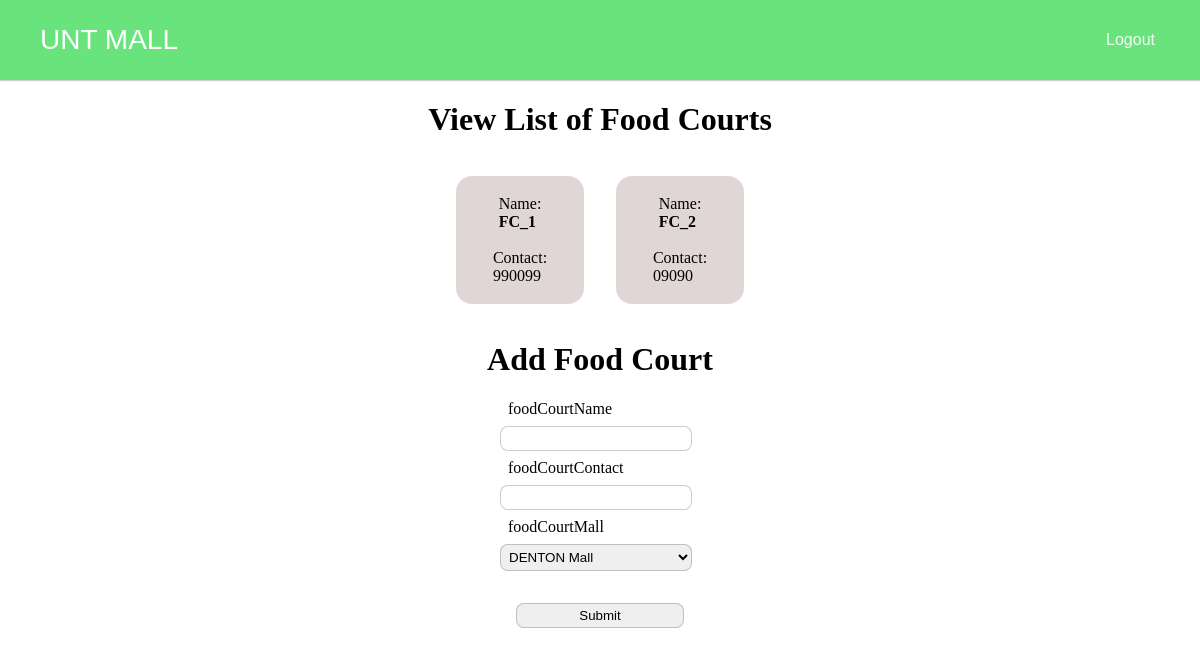
The page /shoppingmall/index.php/manager/Food on the database its author committed.
### tables this page shows
CREATE TABLE `mallfoodcourt` (
  `mallFoodCourtId` int(11) NOT NULL,
  `mallId` int(11) NOT NULL,
  `foodCourtId` int(11) NOT NULL
);

CREATE TABLE `foodcourt` (
  `foodCourtId` int(11) NOT NULL,
  `foodCourtName` varchar(50) NOT NULL,
  `foodCourtContact` varchar(12) NOT NULL
);

### shoppingmall/application/controllers/Manager.php (called while the page is built, shortened)
<?php
class Manager extends CI_Controller {
	public function getMallList(){
		$this->load->model('ManagerModel');
		return $this->ManagerModel->getMallsList();
	}
	public function Food(){
		$data['malls']  = $this->getMallList();
		$managerId = $this->session->userdata('Manager_Log');
		$mallId = $this->ManagerModel->getManagerMall($managerId);
		$mallId = $mallId->mallId;
		$data['mallId'] = $mallId;
		$data['foodCourts'] = $this->ManagerModel->getFoodCourtsByMall($mallId);
		$this->load->view('Manager/foodCourt.php',$data);
	}
}

### shoppingmall/index.php (called while the page is built, shortened)
<?php
require_once BASEPATH.'core/CodeIgniter.php';

### shoppingmall/application/models/ManagerModel.php (called while the page is built, shortened)
<?php
class ManagerModel extends CI_Model {
    public function getMallsList(){
        $query = $this->db->query("SELECT * from shoppingmalldetails");
        return $query->result();
    }
    public function getFoodCourtsByMall($mallId){
        $query = $this->db->query("SELECT * FROM mallfoodcourt mf LEFT JOIN foodcourt fc on fc.foodCourtId = mf.foodCourtId INNER JOIN shoppingmalldetails smd on smd.shoppingMallId = mf.mallId");
        return $query->result();
    }
}
?>

### shoppingmall/application/views/Manager/foodCourt.php (the view, shortened to what this page needs)
<html>
    <head>
    </head>
    <body>
        <div>
            <h1>View List of Food Courts</h1>
            <div class="grid">
            <?php for($i=0;$i<count($foodCourts);$i++){ ?>
                <div class="grid_cont">
                    <div>
                      <span>Name:</span><br>
                      <span class="fc_name"> <?php echo $foodCourts[$i]->foodCourtName; ?></span>
                    </div>
                    <br>
                    <div>
                      <span>Contact:</span><br>
                      <span> <?php echo $foodCourts[$i]->foodCourtContact; ?></span>
                    </div>
                </div>
            <?php } ?>
            </div>
        </div>
        <div class="">
            <h1>Add Food Court</h1>
            <form action="addFoodCourt" method="POST">
                <div>
                  <label for="">foodCourtName</label>
                  <input type="text" name="foodCourtName">
                </div>
                <div>
                  <label for="">foodCourtContact</label>
                  <input type="text" name="foodCourtContact">
                </div>
                <div>
                  <label for="">foodCourtMall</label>
                  <select id="" name="foodCourtMall">
                      <?php for($i=0;$i<count($malls);$i++){ ?>
                      <option value="<?php echo $malls[$i]->shoppingMallId ?>"><?php echo $malls[$i]->shoppingMallName ?></option>
                      <?php  } ?>
                  </select>
                </div>
                  <div class="submit_div">
                    <input type="submit">
                  </div>
                </form>
        </div>
    </body>
</html>

### shoppingmall/application/views/Manager/foodCourt.php (style rules this page uses)
h1 { text-align: center; }
.grid { display: grid; grid-template-columns: auto auto auto auto; justify-content: center; }
.grid .grid_cont { height: 8rem; width: 8rem; background: rgba(100,50,50,0.2); border-radius: 1rem; margin: 1rem; display: flex; align-items: center; justify-content: center; flex-direction: column; }
.fc_name { font-weight: bold; }
.submit_div { display: flex; justify-content: center; padding: 1rem; }
form { margin: auto; width: 200; }
label { margin: 0.5rem; }
input,select { margin: 0.5rem 0; border: 1px solid rgba(0,0,0,0.2); border-radius: 0.5rem; padding: .25rem; width: 12rem; }

### shoppingmall/application/views/header.php (style rules this page uses)
body { margin: 0; }

### rows shown on the page
mallfoodcourt: foodCourtId.foodCourtName "FC_1", foodCourtId.foodCourtContact "990099"
mallfoodcourt: foodCourtId.foodCourtName "FC_2", foodCourtId.foodCourtContact "09090"

### other values the page prints
form field foodCourtMall "DENTON Mall"
